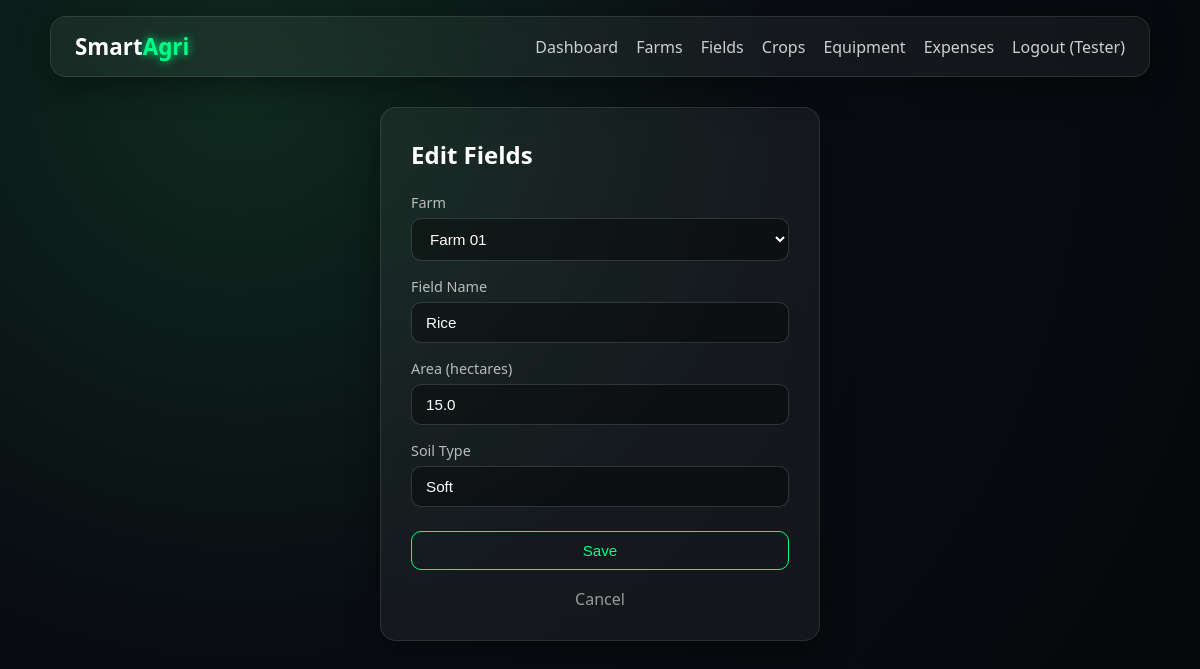
Page /manage/fields/2/edit (signed in) on the committed database.
### app/models.py (models this page shows, shortened)
class User(UserMixin, db.Model):
    id = pk()
    username = db.Column(db.String(50), unique=True, nullable=False)
    email = db.Column(db.String(120), unique=True, nullable=False)
    password_hash = db.Column(db.String(255), nullable=False)
    role_id = fk("role")
    created_at = stamp()

class Field(db.Model):
    id = pk()
    farm_id = fk("farm")
    name = text()
    area_hectares = num()
    soil_type = text()
    soil_type_id = fk("soil_type")

### app/crud.py (the view)
@crud.route("/<name>/<int:item_id>/edit", methods=["GET", "POST"])
@login_required
def edit_item(name, item_id):
    model, form_class = get_table(name)
    item = model.query.get_or_404(item_id)
    form = make_form(name, form_class, item)
    if form.validate_on_submit():
        form.populate_obj(item)
        db.session.commit()
        flash("Record updated.", "success")
        return redirect(url_for("crud.list_items", name=name))
    return render_template("form.html", name=name, form=form, action="Edit")

### app/forms.py
class FieldForm(FlaskForm):
    farm_id = SelectField("Farm", coerce=int)
    name = StringField("Field Name", validators=[DataRequired(), Length(max=100)])
    area_hectares = FloatField("Area (hectares)", validators=[DataRequired(), NumberRange(min=0.1)])
    soil_type = StringField("Soil Type", validators=[DataRequired(), Length(max=100)])
    submit = SubmitField("Save")

### app/__init__.py (called while the page is built)
def create_app():
    app = Flask(__name__)
    app.config.from_object(Config)
    db.init_app(app)
    csrf.init_app(app)
    login_manager.init_app(app)
    login_manager.login_view = "auth.login"
    login_manager.login_message = "Please log in first."
    from app.models import User
    @login_manager.user_loader
    def load_user(user_id):
        return User.query.get(int(user_id))
    from app.auth import auth
    from app.dashboard import dashboard
    from app.crud import crud
    app.register_blueprint(auth)
    app.register_blueprint(dashboard)
    app.register_blueprint(crud)
    with app.app_context():
        db.create_all()
    return app

### app/crud.py (called while the page is built)
def get_table(name):
    if name not in tables:
        abort(404)
    return tables[name]

def make_form(name, form_class, item=None):
    form = form_class(obj=item)
    if name == "fields":
        form.farm_id.choices = [(f.id, f.name) for f in Farm.query.all()]
    return form

### app/templates/form.html (shortened to what this page needs)
{% extends "base.html" %}
{% block content %}
<div class="glass auth-box">
    <h2>{{ action }} {{ name|title }}</h2>
    <form method="POST">
        {% for field in form %}
        {% if field.type not in ['CSRFTokenField', 'SubmitField'] %}
        <label>{{ field.label.text }}</label>
        {{ field() }}
        {% endif %}
        {% endfor %}
        {{ form.submit(class="btn") }}
        <a class="cancel" href="{{ url_for('crud.list_items', name=name) }}">Cancel</a>
    </form>
</div>
{% endblock %}

### app/templates/base.html (shortened to what this page needs)
<!DOCTYPE html>
<html lang="en">
<head>
    <link rel="stylesheet" href="{{ url_for('static', filename='style.css') }}">
</head>
<body>
    <nav class="navbar glass">
        <a class="brand" href="{{ url_for('dashboard.home') }}">Smart<span>Agri</span></a>
        <div class="links">
            {% if current_user.is_authenticated %}
            <a href="{{ url_for('dashboard.home') }}">Dashboard</a>
            <a href="{{ url_for('crud.list_items', name='farms') }}">Farms</a>
            <a href="{{ url_for('crud.list_items', name='fields') }}">Fields</a>
            <a href="{{ url_for('crud.list_items', name='crops') }}">Crops</a>
            <a href="{{ url_for('crud.list_items', name='equipment') }}">Equipment</a>
            <a href="{{ url_for('crud.list_items', name='expenses') }}">Expenses</a>
            <a href="{{ url_for('auth.logout') }}">Logout ({{ current_user.username }})</a>
            {% else %}
            <a href="{{ url_for('auth.login') }}">Login</a>
            <a href="{{ url_for('auth.register') }}">Register</a>
            {% endif %}
        </div>
    </nav>
    <main class="container">
        {% block content %}{% endblock %}
    </main>
</body>
</html>

### app/static/style.css (style rules this page uses)
* { box-sizing: border-box; margin: 0; padding: 0; }
body { font-family: "Segoe UI", Arial, sans-serif; color: #e6e6e6; min-height: 100vh; background: radial-gradient(circle at 20% 10%, #0f2a1f 0%, #090d12 45%, #05070a 100%) fixed; }
a { color: #00ff88; text-decoration: none; }
.glass { background: rgba(255, 255, 255, 0.05); backdrop-filter: blur(14px); -webkit-backdrop-filter: blur(14px); border: 1px solid rgba(255, 255, 255, 0.1); border-radius: 16px; box-shadow: 0 8px 32px rgba(0, 0, 0, 0.4); }
.navbar { display: flex; justify-content: space-between; align-items: center; flex-wrap: wrap; gap: 10px; margin: 16px auto; width: 94%; max-width: 1100px; padding: 14px 24px; }
.brand { font-size: 1.4rem; font-weight: bold; color: #fff; }
.brand span { color: #00ff88; text-shadow: 0 0 10px #00ff88; }
.links { display: flex; gap: 18px; flex-wrap: wrap; }
.links a { color: #cfcfcf; }
.container { width: 94%; max-width: 1100px; margin: 0 auto 40px; }
h2, h3 { color: #fff; margin-bottom: 12px; }
.btn { display: inline-block; background: transparent; color: #00ff88; border: 1px solid #00ff88; padding: 10px 20px; border-radius: 10px; cursor: pointer; font-size: 0.95rem; transition: 0.2s; }
.auth-box { max-width: 440px; margin: 30px auto; padding: 30px; }
.auth-box form { display: flex; flex-direction: column; gap: 6px; }
label { margin-top: 10px; color: #bbb; font-size: 0.9rem; }
input[type="text"], input[type="password"], input[type="number"], input[type="date"], input[type="email"], input:not([type]), select { width: 100%; padding: 11px 14px; background: rgba(0, 0, 0, 0.35); border: 1px solid rgba(255, 255, 255, 0.15); border-radius: 10px; color: #fff; font-size: 0.95rem; }
select option { background: #0b1117; }
.auth-box .btn { margin-top: 18px; }
.cancel { margin-top: 12px; text-align: center; color: #999; }

### rows in the picture
User: username "Tester"
Field: farm_id "Farm 01" "Rice" "15.0" "Soft"

### other values in the picture
{{ action }} "Edit"
{{ name|title }} "Fields"
{{ field.label.text }} "Farm" "Field Name" "Area (hectares)" "Soil Type"
